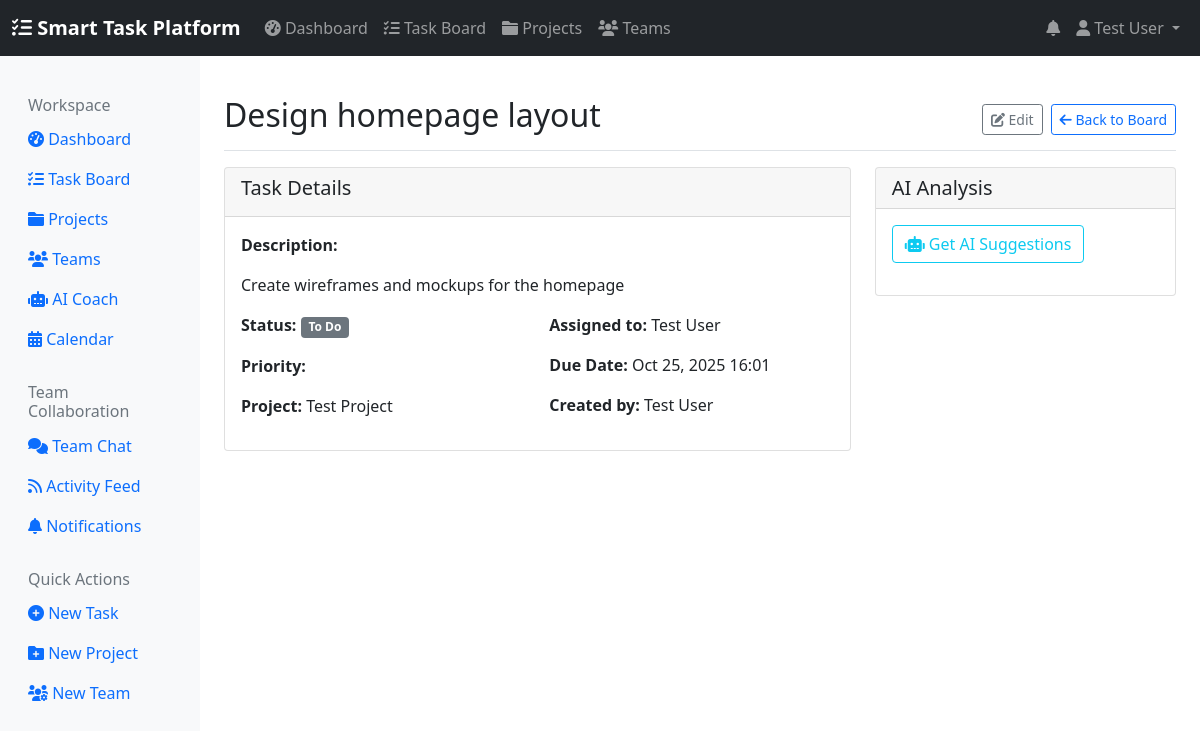
The page /tasks/1/ (signed in) on the database its author committed.
### users/models.py (models this page shows, shortened)
class CustomUser(AbstractUser):
    bio = models.TextField(max_length=500, blank=True)
    phone_number = models.CharField(max_length=15, blank=True)
    job_title = models.CharField(max_length=100, blank=True)
    department = models.CharField(max_length=100, blank=True)
    timezone = TimeZoneField(default='UTC')
    country = CountryField(blank=True)
    avatar = models.ImageField(upload_to='avatars/', blank=True, null=True)
    email_notifications = models.BooleanField(default=True)
    desktop_notifications = models.BooleanField(default=True)
    daily_digest = models.BooleanField(default=True)
    workday_start = models.TimeField(default='09:00')
    workday_end = models.TimeField(default='17:00')
    working_days = models.CharField(
        max_length=13,
        default='monday,tuesday,wednesday,thursday,friday',
        help_text="Comma-separated list of working days"
    )
    ai_task_suggestions = models.BooleanField(default=True)
    ai_time_optimization = models.BooleanField(default=True)

### tasks/models.py (models this page shows, shortened)
class Task(models.Model):
    PRIORITY_CHOICES = [
        ('low', 'Low'),
        ('medium', 'Medium'),
        ('high', 'High'),
        ('urgent', 'Urgent'),
    ]
    STATUS_CHOICES = [
        ('todo', 'To Do'),
        ('in_progress', 'In Progress'),
        ('review', 'Review'),
        ('done', 'Done'),
        ('blocked', 'Blocked'),
    ]
    title = models.CharField(max_length=200)
    description = models.TextField(blank=True)
    project = models.ForeignKey(Project, on_delete=models.CASCADE)
    assigned_to = models.ForeignKey(settings.AUTH_USER_MODEL, on_delete=models.SET_NULL, null=True, blank=True, related_name='assigned_tasks')
    created_by = models.ForeignKey(settings.AUTH_USER_MODEL, related_name='created_tasks', on_delete=models.CASCADE)
    due_date = models.DateTimeField(null=True, blank=True)
    priority = models.CharField(max_length=20, choices=PRIORITY_CHOICES, default='medium')
    status = models.CharField(max_length=20, choices=STATUS_CHOICES, default='todo')
    estimated_hours = models.DecimalField(max_digits=5, decimal_places=2, null=True, blank=True)
    actual_hours = models.DecimalField(max_digits=5, decimal_places=2, null=True, blank=True)
    created_at = models.DateTimeField(auto_now_add=True)
    updated_at = models.DateTimeField(auto_now=True)
    order = models.IntegerField(default=0)
    tags = models.CharField(max_length=200, blank=True)
    class Meta:
        ordering = ['order', '-priority', 'created_at']
        indexes = [
            models.Index(fields=['status', 'priority']),
            models.Index(fields=['assigned_to', 'due_date']),
        ]

class Project(models.Model):
    name = models.CharField(max_length=200)
    description = models.TextField(blank=True)
    team = models.ForeignKey('users.Team', on_delete=models.CASCADE)  # Reference users.Team
    color = models.CharField(max_length=7, default='#3498db')
    created_at = models.DateTimeField(auto_now_add=True)
    is_active = models.BooleanField(default=True)
    class Meta:
        ordering = ['-created_at']

### tasks/views.py (the view)
# urls.py: path('<int:pk>/', views.task_detail, name='task_detail'),
@login_required
def task_detail(request, pk):
    task = get_object_or_404(Task, pk=pk)
    if not task.project.team.members.filter(id=request.user.id).exists():
        messages.error(request, "You don't have permission to view this task.")
        return redirect('tasks:task_board')
    comments = Comment.objects.filter(task=task).select_related('user')
    attachments = Attachment.objects.filter(task=task)
    comment_form = CommentForm()
    attachment_form = AttachmentForm()
    return render(request, 'tasks/task_detail.html', {
        'task': task,
        'comments': comments,
        'attachments': attachments,
        'comment_form': comment_form,
        'attachment_form': attachment_form,
    })

### templates/tasks/task_detail.html (shortened to what this page needs)
{% extends 'base.html' %}
{% block content %}
<div class="d-flex justify-content-between flex-wrap flex-md-nowrap align-items-center pt-3 pb-2 mb-3 border-bottom">
    <h1 class="h2">{{ task.title }}</h1>
    <div class="btn-toolbar mb-2 mb-md-0">
        <a href="{% url 'tasks:update_task' task.pk %}" class="btn btn-sm btn-outline-secondary">
            <i class="fas fa-edit"></i> Edit
        </a>
        <a href="{% url 'tasks:task_board' %}" class="btn btn-sm btn-outline-primary ms-2">
            <i class="fas fa-arrow-left"></i> Back to Board
        </a>
    </div>
</div>
<div class="row">
    <div class="col-md-8">
        <div class="card">
            <div class="card-header">
                <h5>Task Details</h5>
            </div>
            <div class="card-body">
                <p><strong>Description:</strong></p>
                <p>{{ task.description|linebreaks }}</p>
                <div class="row">
                    <div class="col-md-6">
                        <p><strong>Status:</strong> <span class="badge bg-secondary">{{ task.get_status_display }}</span></p>
                        <p><strong>Priority:</strong> <span class="badge bg-{{ task.priority }}">{{ task.get_priority_display }}</span></p>
                        <p><strong>Project:</strong> {{ task.project.name }}</p>
                    </div>
                    <div class="col-md-6">
                        <p><strong>Assigned to:</strong> {{ task.assigned_to.get_full_name|default:task.assigned_to.username }}</p>
                        <p><strong>Due Date:</strong> {% if task.due_date %}{{ task.due_date|date:"M d, Y H:i" }}{% else %}No due date{% endif %}</p>
                        <p><strong>Created by:</strong> {{ task.created_by.get_full_name|default:task.created_by.username }}</p>
                    </div>
                </div>
            </div>
        </div>
    </div>
    <div class="col-md-4">
        <div class="card">
            <div class="card-header">
                <h5 class="mb-0">AI Analysis</h5>
            </div>
            <div class="card-body">
                <button id="analyzeTaskBtn" class="btn btn-outline-info">
                    <i class="fas fa-robot"></i> Get AI Suggestions
                </button>
            </div>
        </div>
    </div>
</div>
{% endblock %}

### templates/base.html (shortened to what this page needs)
<!DOCTYPE html>
<html lang="en">
<head>
    <link href="https://cdn.jsdelivr.net/npm/bootstrap@5.1.3/dist/css/bootstrap.min.css" rel="stylesheet">
    <link href="https://cdnjs.cloudflare.com/ajax/libs/font-awesome/6.0.0/css/all.min.css" rel="stylesheet">
</head>
<body>
    <nav class="navbar navbar-expand-lg navbar-dark bg-dark">
        <div class="container-fluid">
            <a class="navbar-brand" href="{% url 'dashboard' %}">
                <i class="fas fa-tasks"></i> Smart Task Platform
            </a>
            <div class="collapse navbar-collapse" id="navbarNav">
                <ul class="navbar-nav me-auto">
                    <li class="nav-item">
                        <a class="nav-link" href="{% url 'dashboard' %}">
                            <i class="fas fa-tachometer-alt"></i> Dashboard
                        </a>
                    </li>
                    <li class="nav-item">
                        <a class="nav-link" href="{% url 'tasks:task_board' %}">
                            <i class="fas fa-tasks"></i> Task Board
                        </a>
                    </li>
                    <li class="nav-item">
                        <a class="nav-link" href="{% url 'tasks:project_list' %}">
                            <i class="fas fa-folder"></i> Projects
                        </a>
                    </li>
                    <li class="nav-item">
                        <a class="nav-link" href="{% url 'users:team_list' %}">
                            <i class="fas fa-users"></i> Teams
                        </a>
                    </li>
                </ul>
                <ul class="navbar-nav">
                    {% if user.is_authenticated %}
                        <li class="nav-item dropdown">
                            <a class="nav-link position-relative" href="#" id="notificationDropdown" role="button" data-bs-toggle="dropdown">
                                <i class="fas fa-bell"></i>
                            </a>
                        </li>
                        <li class="nav-item dropdown">
                            <a class="nav-link dropdown-toggle" href="#" id="navbarDropdown" role="button" data-bs-toggle="dropdown">
                                <i class="fas fa-user"></i> {{ user.get_full_name|default:user.username }}
                            </a>
                        </li>
                    {% endif %}
                </ul>
            </div>
        </div>
    </nav>
    <div class="container-fluid">
        <div class="row">
            <nav class="col-md-3 col-lg-2 d-md-block sidebar collapse">
                <div class="position-sticky pt-3">
                    <h6 class="sidebar-heading d-flex justify-content-between align-items-center px-3 mt-4 mb-1 text-muted">
                        <span>Workspace</span>
                    </h6>
                    <ul class="nav flex-column">
                        <li class="nav-item">
                            <a class="nav-link {% if request.resolver_match.url_name == 'dashboard' %}active{% endif %}" href="{% url 'dashboard' %}">
                                <i class="fas fa-tachometer-alt"></i>
                                Dashboard
                            </a>
                        </li>
                        <li class="nav-item">
                            <a class="nav-link {% if request.resolver_match.url_name == 'task_board' %}active{% endif %}" href="{% url 'tasks:task_board' %}">
                                <i class="fas fa-tasks"></i>
                                Task Board
                            </a>
                        </li>
                        <li class="nav-item">
                            <a class="nav-link {% if request.resolver_match.url_name == 'project_list' %}active{% endif %}" href="{% url 'tasks:project_list' %}">
                                <i class="fas fa-folder"></i>
                                Projects
                            </a>
                        </li>
                        <li class="nav-item">
                            <a class="nav-link {% if request.resolver_match.url_name == 'team_list' %}active{% endif %}" href="{% url 'users:team_list' %}">
                                <i class="fas fa-users"></i>
                                Teams
                            </a>
                        </li>
                        <li class="nav-item">
                            <a class="nav-link {% if request.resolver_match.url_name == 'ai_suggestions' %}active{% endif %}" href="{% url 'ai_coach:ai_suggestions' %}">
                                <i class="fas fa-robot"></i>
                                AI Coach
                            </a>
                        </li>
                        <li class="nav-item">
                            <a class="nav-link {% if 'calendar' in request.path %}active{% endif %}" href="{% url 'calendar:calendar_view' %}">
                                <i class="fas fa-calendar-alt"></i>
                                Calendar
                            </a>
                        </li>
                    </ul>
                    {% if user.is_authenticated %}
                    <h6 class="sidebar-heading d-flex justify-content-between align-items-center px-3 mt-4 mb-1 text-muted">
                        <span>Team Collaboration</span>
                    </h6>
                    <ul class="nav flex-column">
    <li class="nav-item">
        <a class="nav-link {% if 'team-chat' in request.path %}active{% endif %}"
           href="{% url 'team_chat:chat_home' %}">
            <i class="fas fa-comments"></i>
            Team Chat
        </a>
    </li>
    <li class="nav-item">
        <a class="nav-link {% if 'activity' in request.path %}active{% endif %}"
           href="{% url 'activity_feeds:user_activity_feed' %}">
            <i class="fas fa-rss"></i>
            Activity Feed
        </a>
    </li>
    <li class="nav-item">
        <a class="nav-link {% if 'notifications' in request.path %}active{% endif %}"
           href="{% url 'notifications:notification_list' %}">
            <i class="fas fa-bell"></i>
            Notifications
        </a>
    </li>
</ul>
                    <h6 class="sidebar-heading d-flex justify-content-between align-items-center px-3 mt-4 mb-1 text-muted">
                        <span>Quick Actions</span>
                    </h6>
                    <ul class="nav flex-column">
                        <li class="nav-item">
                            <a class="nav-link" href="{% url 'tasks:create_task' %}">
                                <i class="fas fa-plus-circle"></i>
                                New Task
                            </a>
                        </li>
                        <li class="nav-item">
                            <a class="nav-link" href="{% url 'tasks:create_project' %}">
                                <i class="fas fa-folder-plus"></i>
                                New Project
                            </a>
                        </li>
                        <li class="nav-item">
                            <a class="nav-link" href="{% url 'users:team_create' %}">
                                <i class="fas fa-users-cog"></i>
                                New Team
                            </a>
                        </li>
                    </ul>
                    {% endif %}
                </div>
            </nav>
            <main class="col-md-9 ms-sm-auto col-lg-10 px-md-4 py-4">
                {% block content %}
                {% endblock %}
            </main>
        </div>
    </div>
    <div id="toastContainer" class="toast-container position-fixed top-0 end-0 p-3"></div>
</body>
</html>

### templates/base.html (style rules this page uses)
.sidebar { min-height: 100vh; background-color: #f8f9fa; }
.navbar-brand { font-weight: bold; }

### rows shown on the page
CustomUser: get_full_name "Test User"
Task: title "Design homepage layout", description "Create wireframes and mockups for the homepage", status "To Do", project.name "Test Project", assigned_to.get_full_name "Test User", due_date "Oct 25, 2025 16:01", created_by.get_full_name "Test User"
